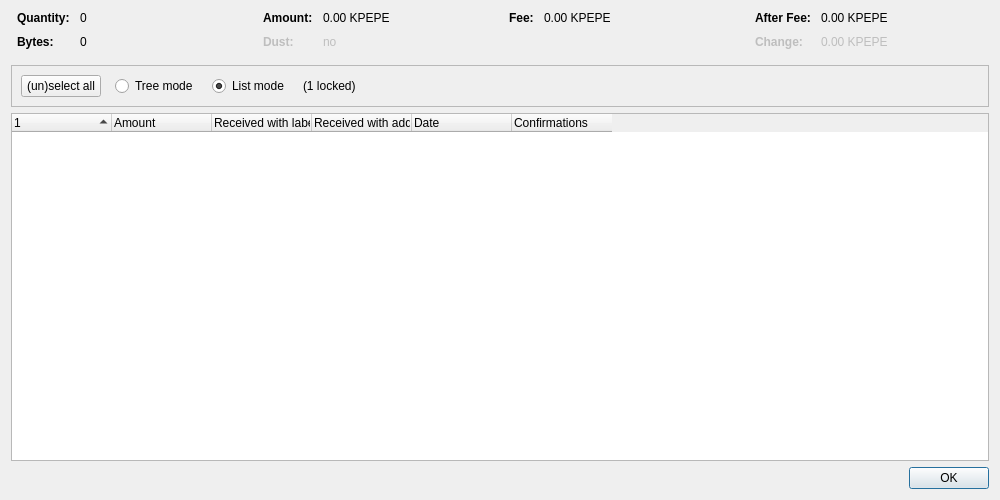
<?xml version="1.0" encoding="UTF-8"?>
<ui version="4.0">
 <class>CoinControlDialog</class>
 <widget class="QDialog" name="CoinControlDialog">
  <property name="geometry">
   <rect>
    <x>0</x>
    <y>0</y>
    <width>1000</width>
    <height>500</height>
   </rect>
  </property>
  <property name="windowTitle">
   <string>Coin Selection</string>
  </property>
  <layout class="QVBoxLayout" name="verticalLayout">
   <item>
    <layout class="QHBoxLayout" name="horizontalLayoutTop" stretch="0,0,0,0">
     <property name="topMargin">
      <number>0</number>
     </property>
     <property name="bottomMargin">
      <number>10</number>
     </property>
     <item>
      <layout class="QFormLayout" name="formLayoutCoinControl1">
       <property name="horizontalSpacing">
        <number>10</number>
       </property>
       <property name="verticalSpacing">
        <number>10</number>
       </property>
       <property name="leftMargin">
        <number>6</number>
       </property>
       <property name="rightMargin">
        <number>6</number>
       </property>
       <item row="0" column="0">
        <widget class="QLabel" name="labelCoinControlQuantityText">
         <property name="font">
          <font>
           <weight>75</weight>
           <bold>true</bold>
          </font>
         </property>
         <property name="text">
          <string>Quantity:</string>
         </property>
        </widget>
       </item>
       <item row="0" column="1">
        <widget class="QLabel" name="labelCoinControlQuantity">
         <property name="cursor">
          <cursorShape>IBeamCursor</cursorShape>
         </property>
         <property name="contextMenuPolicy">
          <enum>Qt::ActionsContextMenu</enum>
         </property>
         <property name="text">
          <string notr="true">0</string>
         </property>
         <property name="textInteractionFlags">
          <set>Qt::LinksAccessibleByMouse|Qt::TextSelectableByKeyboard|Qt::TextSelectableByMouse</set>
         </property>
        </widget>
       </item>
       <item row="1" column="0">
        <widget class="QLabel" name="labelCoinControlBytesText">
         <property name="font">
          <font>
           <weight>75</weight>
           <bold>true</bold>
          </font>
         </property>
         <property name="text">
          <string>Bytes:</string>
         </property>
        </widget>
       </item>
       <item row="1" column="1">
        <widget class="QLabel" name="labelCoinControlBytes">
         <property name="cursor">
          <cursorShape>IBeamCursor</cursorShape>
         </property>
         <property name="contextMenuPolicy">
          <enum>Qt::ActionsContextMenu</enum>
         </property>
         <property name="text">
          <string notr="true">0</string>
         </property>
         <property name="textInteractionFlags">
          <set>Qt::LinksAccessibleByMouse|Qt::TextSelectableByKeyboard|Qt::TextSelectableByMouse</set>
         </property>
        </widget>
       </item>
      </layout>
     </item>
     <item>
      <layout class="QFormLayout" name="formLayoutCoinControl2">
       <property name="horizontalSpacing">
        <number>10</number>
       </property>
       <property name="verticalSpacing">
        <number>10</number>
       </property>
       <property name="leftMargin">
        <number>6</number>
       </property>
       <property name="rightMargin">
        <number>6</number>
       </property>
       <item row="0" column="0">
        <widget class="QLabel" name="labelCoinControlAmountText">
         <property name="font">
          <font>
           <weight>75</weight>
           <bold>true</bold>
          </font>
         </property>
         <property name="text">
          <string>Amount:</string>
         </property>
        </widget>
       </item>
       <item row="0" column="1">
        <widget class="QLabel" name="labelCoinControlAmount">
         <property name="cursor">
          <cursorShape>IBeamCursor</cursorShape>
         </property>
         <property name="contextMenuPolicy">
          <enum>Qt::ActionsContextMenu</enum>
         </property>
         <property name="text">
          <string notr="true">0.00 KPEPE</string>
         </property>
         <property name="textInteractionFlags">
          <set>Qt::LinksAccessibleByMouse|Qt::TextSelectableByKeyboard|Qt::TextSelectableByMouse</set>
         </property>
        </widget>
       </item>
       <item row="1" column="0">
        <widget class="QLabel" name="labelCoinControlLowOutputText">
         <property name="enabled">
          <bool>false</bool>
         </property>
         <property name="font">
          <font>
           <weight>75</weight>
           <bold>true</bold>
          </font>
         </property>
         <property name="text">
          <string>Dust:</string>
         </property>
        </widget>
       </item>
       <item row="1" column="1">
        <widget class="QLabel" name="labelCoinControlLowOutput">
         <property name="enabled">
          <bool>false</bool>
         </property>
         <property name="cursor">
          <cursorShape>IBeamCursor</cursorShape>
         </property>
         <property name="contextMenuPolicy">
          <enum>Qt::ActionsContextMenu</enum>
         </property>
         <property name="text">
          <string notr="true">no</string>
         </property>
         <property name="textInteractionFlags">
          <set>Qt::LinksAccessibleByMouse|Qt::TextSelectableByKeyboard|Qt::TextSelectableByMouse</set>
         </property>
        </widget>
       </item>
      </layout>
     </item>
     <item>
      <layout class="QFormLayout" name="formLayoutCoinControl3">
       <property name="horizontalSpacing">
        <number>10</number>
       </property>
       <property name="verticalSpacing">
        <number>10</number>
       </property>
       <property name="leftMargin">
        <number>6</number>
       </property>
       <property name="rightMargin">
        <number>6</number>
       </property>
       <item row="0" column="0">
        <widget class="QLabel" name="labelCoinControlFeeText">
         <property name="font">
          <font>
           <weight>75</weight>
           <bold>true</bold>
          </font>
         </property>
         <property name="text">
          <string>Fee:</string>
         </property>
        </widget>
       </item>
       <item row="0" column="1">
        <widget class="QLabel" name="labelCoinControlFee">
         <property name="cursor">
          <cursorShape>IBeamCursor</cursorShape>
         </property>
         <property name="contextMenuPolicy">
          <enum>Qt::ActionsContextMenu</enum>
         </property>
         <property name="text">
          <string notr="true">0.00 KPEPE</string>
         </property>
         <property name="textInteractionFlags">
          <set>Qt::LinksAccessibleByMouse|Qt::TextSelectableByKeyboard|Qt::TextSelectableByMouse</set>
         </property>
        </widget>
       </item>
      </layout>
     </item>
     <item>
      <layout class="QFormLayout" name="formLayoutCoinControl4">
       <property name="horizontalSpacing">
        <number>10</number>
       </property>
       <property name="verticalSpacing">
        <number>10</number>
       </property>
       <property name="leftMargin">
        <number>6</number>
       </property>
       <property name="rightMargin">
        <number>6</number>
       </property>
       <item row="0" column="0">
        <widget class="QLabel" name="labelCoinControlAfterFeeText">
         <property name="font">
          <font>
           <weight>75</weight>
           <bold>true</bold>
          </font>
         </property>
         <property name="text">
          <string>After Fee:</string>
         </property>
        </widget>
       </item>
       <item row="0" column="1">
        <widget class="QLabel" name="labelCoinControlAfterFee">
         <property name="cursor">
          <cursorShape>IBeamCursor</cursorShape>
         </property>
         <property name="contextMenuPolicy">
          <enum>Qt::ActionsContextMenu</enum>
         </property>
         <property name="text">
          <string notr="true">0.00 KPEPE</string>
         </property>
         <property name="textInteractionFlags">
          <set>Qt::LinksAccessibleByMouse|Qt::TextSelectableByKeyboard|Qt::TextSelectableByMouse</set>
         </property>
        </widget>
       </item>
       <item row="1" column="0">
        <widget class="QLabel" name="labelCoinControlChangeText">
         <property name="enabled">
          <bool>false</bool>
         </property>
         <property name="font">
          <font>
           <weight>75</weight>
           <bold>true</bold>
          </font>
         </property>
         <property name="text">
          <string>Change:</string>
         </property>
        </widget>
       </item>
       <item row="1" column="1">
        <widget class="QLabel" name="labelCoinControlChange">
         <property name="enabled">
          <bool>false</bool>
         </property>
         <property name="cursor">
          <cursorShape>IBeamCursor</cursorShape>
         </property>
         <property name="contextMenuPolicy">
          <enum>Qt::ActionsContextMenu</enum>
         </property>
         <property name="text">
          <string notr="true">0.00 KPEPE</string>
         </property>
         <property name="textInteractionFlags">
          <set>Qt::LinksAccessibleByMouse|Qt::TextSelectableByKeyboard|Qt::TextSelectableByMouse</set>
         </property>
        </widget>
       </item>
      </layout>
     </item>
    </layout>
   </item>
   <item>
    <widget class="QFrame" name="frame">
     <property name="minimumSize">
      <size>
       <width>0</width>
       <height>40</height>
      </size>
     </property>
     <property name="frameShape">
      <enum>QFrame::StyledPanel</enum>
     </property>
     <property name="frameShadow">
      <enum>QFrame::Sunken</enum>
     </property>
     <layout class="QHBoxLayout" name="horizontalLayout">
      <item>
       <layout class="QHBoxLayout" name="horizontalLayoutPanel" stretch="0,0,0,0,0">
        <property name="spacing">
         <number>14</number>
        </property>
        <item>
         <widget class="QPushButton" name="pushButtonSelectAll">
          <property name="sizePolicy">
           <sizepolicy hsizetype="Maximum" vsizetype="Fixed">
            <horstretch>0</horstretch>
            <verstretch>0</verstretch>
           </sizepolicy>
          </property>
          <property name="text">
           <string>(un)select all</string>
          </property>
          <property name="autoDefault">
           <bool>false</bool>
          </property>
         </widget>
        </item>
        <item>
         <widget class="QRadioButton" name="radioTreeMode">
          <property name="sizePolicy">
           <sizepolicy hsizetype="Maximum" vsizetype="Fixed">
            <horstretch>0</horstretch>
            <verstretch>0</verstretch>
           </sizepolicy>
          </property>
          <property name="text">
           <string>Tree mode</string>
          </property>
         </widget>
        </item>
        <item>
         <widget class="QRadioButton" name="radioListMode">
          <property name="sizePolicy">
           <sizepolicy hsizetype="Maximum" vsizetype="Fixed">
            <horstretch>0</horstretch>
            <verstretch>0</verstretch>
           </sizepolicy>
          </property>
          <property name="text">
           <string>List mode</string>
          </property>
          <property name="checked">
           <bool>true</bool>
          </property>
         </widget>
        </item>
        <item>
         <widget class="QLabel" name="labelLocked">
          <property name="text">
           <string notr="true">(1 locked)</string>
          </property>
         </widget>
        </item>
        <item>
         <spacer name="horizontalSpacer">
          <property name="orientation">
           <enum>Qt::Horizontal</enum>
          </property>
          <property name="sizeHint" stdset="0">
           <size>
            <width>40</width>
            <height>20</height>
           </size>
          </property>
         </spacer>
        </item>
       </layout>
      </item>
     </layout>
    </widget>
   </item>
   <item>
    <widget class="CoinControlTreeWidget" name="treeWidget">
     <property name="contextMenuPolicy">
      <enum>Qt::CustomContextMenu</enum>
     </property>
     <property name="sortingEnabled">
      <bool>false</bool>
     </property>
     <property name="columnCount">
      <number>6</number>
     </property>
     <attribute name="headerShowSortIndicator" stdset="0">
      <bool>true</bool>
     </attribute>
     <attribute name="headerStretchLastSection">
      <bool>false</bool>
     </attribute>
     <column>
      <property name="text">
       <string/>
      </property>
     </column>
     <column>
      <property name="text">
       <string>Amount</string>
      </property>
     </column>
     <column>
      <property name="text">
       <string>Received with label</string>
      </property>
     </column>
     <column>
      <property name="text">
       <string>Received with address</string>
      </property>
     </column>
     <column>
      <property name="text">
       <string>Date</string>
      </property>
     </column>
     <column>
      <property name="text">
       <string>Confirmations</string>
      </property>
      <property name="toolTip">
       <string>Confirmed</string>
      </property>
     </column>
     <column>
      <property name="text">
       <string/>
      </property>
     </column>
     <column>
      <property name="text">
       <string/>
      </property>
     </column>
     <column>
      <property name="text">
       <string/>
      </property>
     </column>
     <column>
      <property name="text">
       <string/>
      </property>
     </column>
    </widget>
   </item>
   <item>
    <widget class="QDialogButtonBox" name="buttonBox">
     <property name="orientation">
      <enum>Qt::Horizontal</enum>
     </property>
     <property name="standardButtons">
      <set>QDialogButtonBox::Ok</set>
     </property>
    </widget>
   </item>
  </layout>
 </widget>
 <customwidgets>
  <customwidget>
   <class>CoinControlTreeWidget</class>
   <extends>QTreeWidget</extends>
   <header>qt/coincontroltreewidget.h</header>
  </customwidget>
 </customwidgets>
 <resources/>
 <connections/>
</ui>
